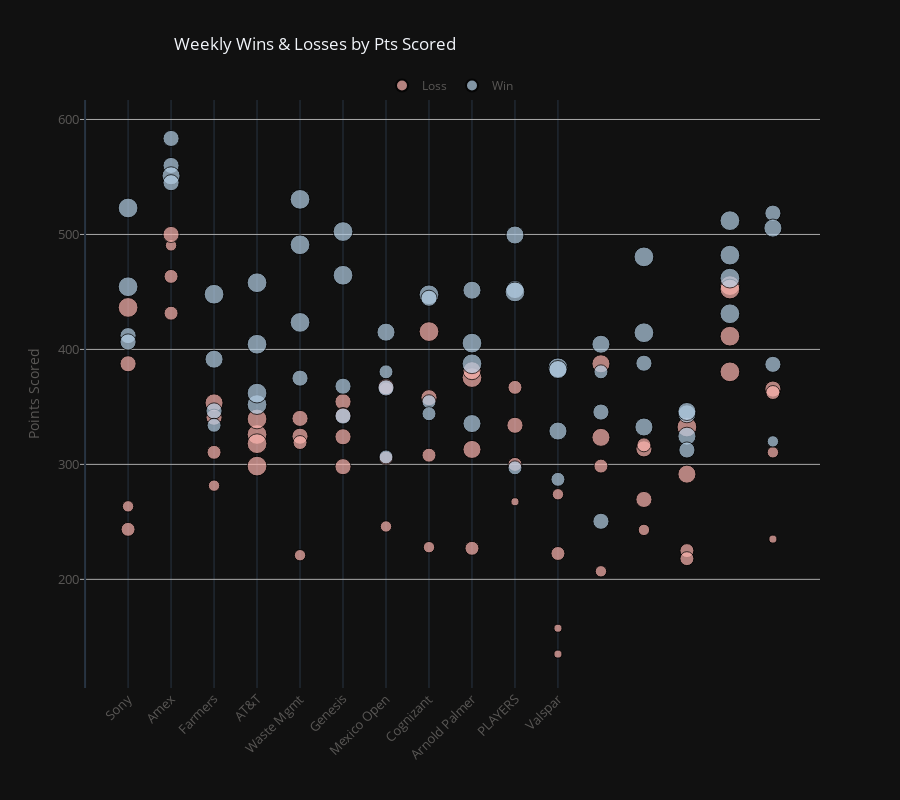

Notebook source saved alongside this figure:
### Code cell
### WEEKLY BUBBLES WIN / LOSS  ###

newnames={'False':'Loss','True':'Win'}
temp_df = df.copy()
temp_df['win_loss'] = temp_df['win_loss'].astype('bool')
scatter_fig = px.scatter(temp_df,
                        x='week',
                        y='total_pts',
                        color='win_loss',
                        template='plotly_dark',
                        size='cuts_made',
                        size_max=14,
                        hover_name='team',
                        color_discrete_sequence=px.colors.qualitative.Pastel1,
                        title='Weekly Wins & Losses by Pts Scored',
                        labels={'week':'','total_pts':'Points Scored'},
                        height=800,
                        # width=600,                        
                        ).update_layout(hoverlabel=dict(font_size=18,font_family="Rockwell"),showlegend=True,title_x=.35,
                                        legend=dict(orientation='h',yanchor="bottom",y=1,xanchor="center",x=.5,title='',font_color='#5A5856')
                        ).update_xaxes(tickangle= -45,tickvals = [1,2,3,4,5,6,7,8,9,10,11],
                                       ticktext = ['Sony','Amex','Farmers','AT&T','Waste Mgmt','Genesis','Mexico Open','Cognizant','Arnold Palmer','PLAYERS','Valspar'],
                                       tickfont=dict(color='#5A5856', size=13),title_font=dict(color='#5A5856',size=14)
                        ).update_yaxes(tickfont=dict(color='#5A5856', size=13),title_font=dict(color='#5A5856',size=14),tickcolor='darkgrey', gridcolor='darkgrey'
                        ).update_traces(marker=dict(line_color='black')
                        ).for_each_trace(lambda t: t.update(name = newnames[t.name],legendgroup = newnames[t.name],hovertemplate = t.hovertemplate.replace(t.name, newnames[t.name])))


scatter_fig.show()#,use_container_width=True, config=config)

### Figure 1 — Plotly figure (JSON) as saved in the notebook; plotly's stock layout.template omitted (floating-point values rounded to 4 significant figures)
{"data": [{"hovertemplate": "<b>%{hovertext}</b><br><br>win_loss=Loss<br>=%{x}<br>Points Scored=%{y}<br>cuts_made=%{marker.size}<extra></extra>", "hovertext": ["AlphaWired", "New Team 4", "Snead's Foot", "unit_circle", "New Team 4", "Philly919", "Snead's Foot", "unit_circle", "New Team 4", "Putt Pirates", "Snead's Foot", "Team Gamble", "AlphaWired", "Philly919", "Snead's Foot", "unit_circle", "Philly919", "Snead's Foot", "Team Gamble", "txmoonshine", "New Team 4", "Philly919", "Snead's Foot", "txmoonshine", "New Team 4", "Philly919", "Team Gamble", "txmoonshine", "AlphaWired", "Philly919", "Team Gamble", "txmoonshine", "New Team 4", "Snead's Foot", "txmoonshine", "unit_circle", "New Team 4", "Philly919", "Snead's Foot", "Team Gamble", "AlphaWired", "New Team 4", "Philly919", "unit_circle", "AlphaWired", "Snead's Foot", "txmoonshine", "unit_circle", "AlphaWired", "Putt Pirates", "Snead's Foot", "Team Gamble", "unit_circle", "Snead's Foot", "AlphaWired", "Team Gamble", "AlphaWired", "Philly919", "Snead's Foot", "Team Gamble", "Philly919", "Snead's Foot", "New Team 4", "AlphaWired"], "legendgroup": "Loss", "marker": {"color": "rgb(251,180,174)", "line": {"color": "black"}, "size": [4, 3, 2, 6, 2, 4, 3, 3, 5, 4, 3, 2, 6, 6, 6, 6, 4, 2, 4, 3, 4, 4, 4, 4, 3, 2, 3, 4, 2, 3, 4, 6, 6, 5, 3, 5, 3, 3, 4, 1, 2, 3, 1, 1, 3, 5, 5, 2, 4, 4, 3, 2, 6, 5, 3, 3, 6, 6, 6, 6, 4, 3, 2, 1], "sizemode": "area", "sizeref": 0.03061, "symbol": "circle"}, "mode": "markers", "name": "Loss", "orientation": "v", "showlegend": true, "type": "scatter", "x": [1, 1, 1, 1, 2, 2, 2, 2, 3, 3, 3, 3, 4, 4, 4, 4, 5, 5, 5, 5, 6, 6, 6, 6, 7, 7, 7, 7, 8, 8, 8, 8, 9, 9, 9, 9, 10, 10, 10, 10, 11, 11, 11, 11, 12, 12, 12, 12, 13, 13, 13, 13, 14, 14, 14, 14, 15, 15, 15, 15, 16, 16, 16, 16], "xaxis": "x", "y": [387.5, 243.5, 263.5, 436.5, 490.5, 500, 431.5, 463.5, 353.5, 341, 310.5, 281.5, 298.5, 326, 318, 339.5, 324.5, 221, 340, 319, 298, 324, 354.5, 342.5, 305.5, 246, 365.5, 367.5, 228, 308, 358, 415.5, 375.5, 313, 227, 381.5, 367, 300, 334, 267.5, 274, 222.5, 157.5, 135, 298.5, 387.5, 323.5, 207, 313.5, 269.5, 317, 243, 332.5, 291.5, 225, 218, 455.5, 452.5, 411.5, 380.5, 365.5, 362.5, 310.5, 235], "yaxis": "y"}, {"hovertemplate": "<b>%{hovertext}</b><br><br>win_loss=Win<br>=%{x}<br>Points Scored=%{y}<br>cuts_made=%{marker.size}<extra></extra>", "hovertext": ["Philly919", "Putt Pirates", "Team Gamble", "txmoonshine", "AlphaWired", "Putt Pirates", "Team Gamble", "txmoonshine", "AlphaWired", "Philly919", "txmoonshine", "unit_circle", "New Team 4", "Putt Pirates", "Team Gamble", "txmoonshine", "AlphaWired", "New Team 4", "Putt Pirates", "unit_circle", "AlphaWired", "Putt Pirates", "Team Gamble", "unit_circle", "AlphaWired", "Putt Pirates", "Snead's Foot", "unit_circle", "New Team 4", "Putt Pirates", "Snead's Foot", "unit_circle", "AlphaWired", "Philly919", "Putt Pirates", "Team Gamble", "AlphaWired", "Putt Pirates", "txmoonshine", "unit_circle", "Putt Pirates", "Snead's Foot", "Team Gamble", "txmoonshine", "New Team 4", "Philly919", "Putt Pirates", "Team Gamble", "New Team 4", "Philly919", "txmoonshine", "unit_circle", "Philly919", "txmoonshine", "New Team 4", "Putt Pirates", "Putt Pirates", "New Team 4", "txmoonshine", "unit_circle", "unit_circle", "Team Gamble", "txmoonshine", "Putt Pirates"], "legendgroup": "Win", "marker": {"color": "rgb(179,205,227)", "line": {"color": "black"}, "size": [6, 4, 6, 4, 4, 4, 5, 4, 5, 4, 3, 6, 6, 6, 6, 6, 6, 4, 6, 6, 4, 6, 4, 6, 3, 5, 4, 3, 3, 3, 6, 4, 6, 5, 5, 6, 5, 5, 3, 6, 6, 5, 5, 3, 4, 4, 5, 3, 4, 6, 5, 6, 5, 5, 5, 4, 6, 6, 6, 6, 4, 5, 4, 2], "sizemode": "area", "sizeref": 0.03061, "symbol": "circle"}, "mode": "markers", "name": "Win", "orientation": "v", "showlegend": true, "type": "scatter", "x": [1, 1, 1, 1, 2, 2, 2, 2, 3, 3, 3, 3, 4, 4, 4, 4, 5, 5, 5, 5, 6, 6, 6, 6, 7, 7, 7, 7, 8, 8, 8, 8, 9, 9, 9, 9, 10, 10, 10, 10, 11, 11, 11, 11, 12, 12, 12, 12, 13, 13, 13, 13, 14, 14, 14, 14, 15, 15, 15, 15, 16, 16, 16, 16], "xaxis": "x", "y": [454.5, 412, 523, 406.5, 560, 583.5, 551, 545, 391.5, 346.5, 334, 448, 404.5, 352, 458, 362, 491, 375, 530.5, 423.5, 342, 464.5, 368, 502.5, 306.5, 415, 366.5, 380.5, 354.5, 344, 447.5, 444.5, 387.5, 335.5, 451.5, 405.5, 499.5, 452, 297, 450, 384, 382.5, 329, 287, 345.5, 250.5, 404.5, 380.5, 388, 414.5, 332.5, 480.5, 344, 346, 324.5, 312.5, 512, 482, 462, 431, 518.5, 505.5, 387, 320], "yaxis": "y"}], "layout": {"height": 800, "hoverlabel": {"font": {"family": "Rockwell", "size": 18}}, "legend": {"font": {"color": "#5A5856"}, "itemsizing": "constant", "orientation": "h", "title": {"text": ""}, "tracegroupgap": 0, "x": 0.5, "xanchor": "center", "y": 1, "yanchor": "bottom"}, "showlegend": true, "title": {"text": "Weekly Wins & Losses by Pts Scored", "x": 0.35}, "xaxis": {"anchor": "y", "domain": [0, 1], "tickangle": -45, "tickfont": {"color": "#5A5856", "size": 13}, "ticktext": ["Sony", "Amex", "Farmers", "AT&T", "Waste Mgmt", "Genesis", "Mexico Open", "Cognizant", "Arnold Palmer", "PLAYERS", "Valspar"], "tickvals": [1, 2, 3, 4, 5, 6, 7, 8, 9, 10, 11], "title": {"font": {"color": "#5A5856", "size": 14}, "text": ""}}, "yaxis": {"anchor": "x", "domain": [0, 1], "gridcolor": "darkgrey", "tickcolor": "darkgrey", "tickfont": {"color": "#5A5856", "size": 13}, "title": {"font": {"color": "#5A5856", "size": 14}, "text": "Points Scored"}}}}
